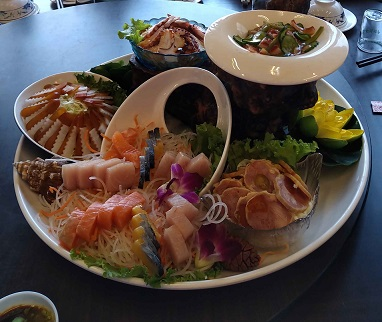
#> input picture pstp/jpg/picadd.jpg, 382 x 322 px, found by its file name
$ python 210327_encrpytion_04.py
#> lines starting #> are read from the running program, lines starting #| are printed output that depends on the picture
import numpy as np
import cv2

""" a = np.uint8(13) # 原始訊息
print('a=>', np.unpackbits(a))

x = np.uint8(111) # 加密⽤的鑰匙
print('x=>', np.unpackbits(x))

c = np.bitwise_xor(a, x) # 加密後的結果
print('c=>', np.unpackbits(c))
d = np.bitwise_xor(c, x) # 透過key再還原回來
print('d=>', np.unpackbits(d))
 """

pic=cv2.imread("picadd.jpg",-1)
#> pic is the input picture: shape (322, 382, 3); mean B, G, R 71, 75.3, 85.8
key=np.random.randint(0,256,size=pic.shape,dtype=np.uint8)
encryption=cv2.bitwise_xor(pic,key)
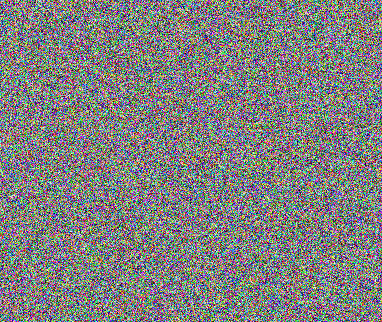
#> encryption: shape (322, 382, 3); mean B, G, R 127.2, 127.8, 127.6
decryption=cv2.bitwise_xor(encryption,key)
cv2.imshow("encryption",pic)
cv2.imshow("key",key)
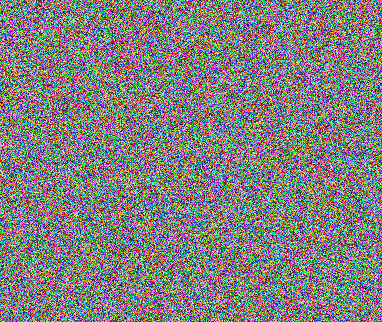
#> window 'key': shape (322, 382, 3); mean B, G, R 127, 127.5, 127.5
cv2.imshow("encryption",encryption)
cv2.imshow("decryption",decryption)
cv2.waitKey()
cv2.destroyAllWindows()

$ run again, with pstp/jpg/LDA_PRESENT.jpg copied over pstp/jpg/picadd.jpg
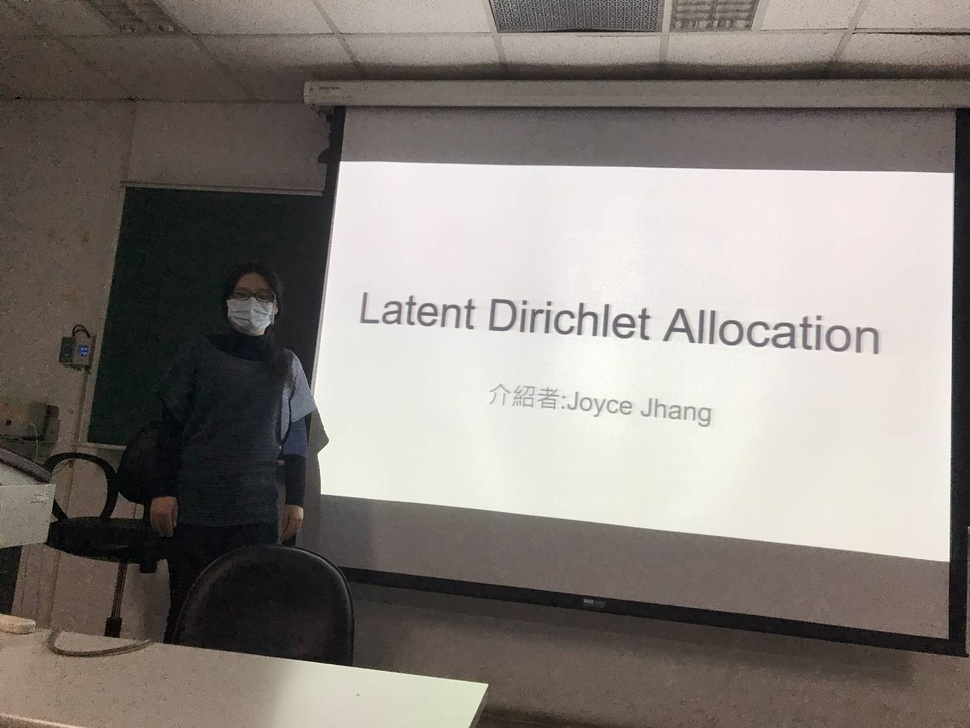
#> input picture pstp/jpg/LDA_PRESENT.jpg, 970 x 728 px, shrunk from 1477 x 1108 before the run, found by its file name
#> pic is the input picture: shape (728, 970, 3); mean B, G, R 123.3, 128.1, 134.4
#> `encryption=cv2.bitwise_xor(pic,key)`:
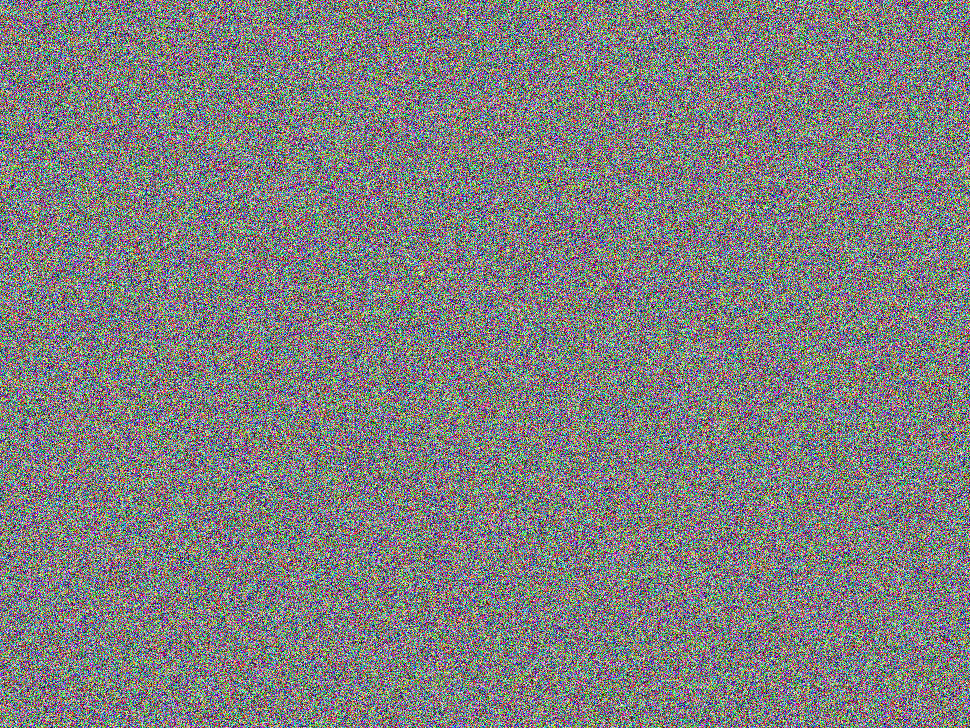
#> encryption: shape (728, 970, 3); mean B, G, R 127.4, 127.5, 127.4
#> `cv2.imshow("key",key)`:
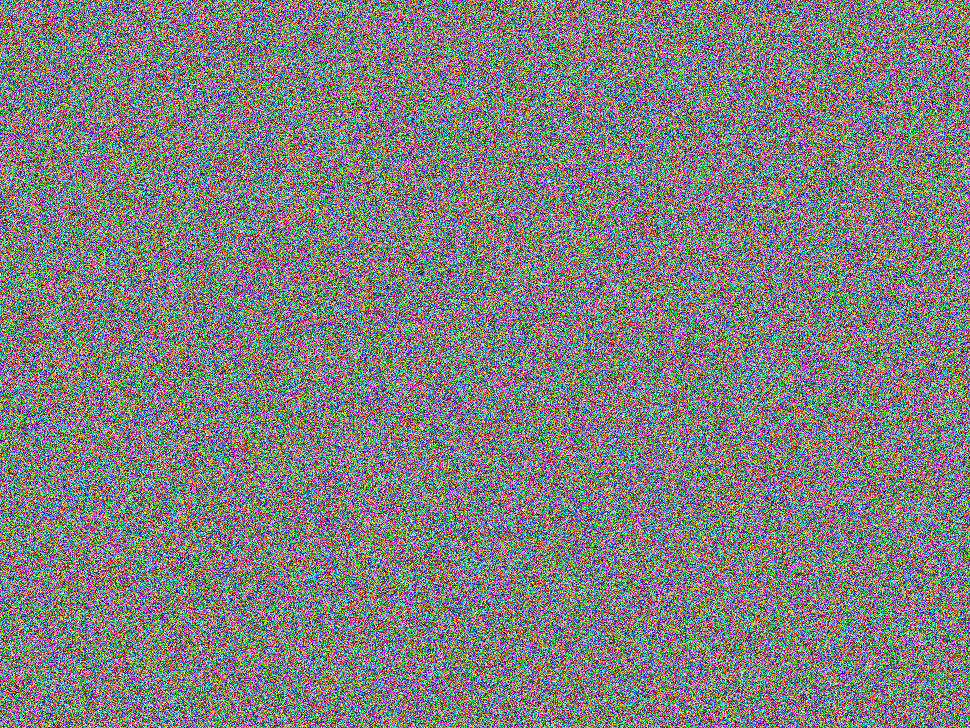
#> window 'key': shape (728, 970, 3); mean B, G, R 127.4, 127.5, 127.5

$ run again, with pstp/jpg/buleconnet2.jpg copied over pstp/jpg/picadd.jpg
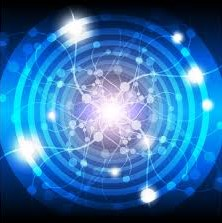
#> input picture pstp/jpg/buleconnet2.jpg, 222 x 223 px, found by its file name
#> pic is the input picture: shape (223, 222, 3); mean B, G, R 166.8, 112, 51.3
#> `encryption=cv2.bitwise_xor(pic,key)`:
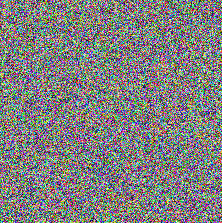
#> encryption: shape (223, 222, 3); mean B, G, R 127.1, 127.4, 127.9
#> `cv2.imshow("key",key)`:
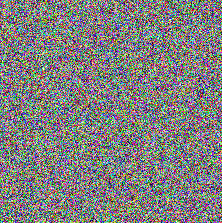
#> window 'key': shape (223, 222, 3); mean B, G, R 126.6, 127.3, 127.9

$ run again, with pstp/jpg/opencv01.jpg copied over pstp/jpg/picadd.jpg
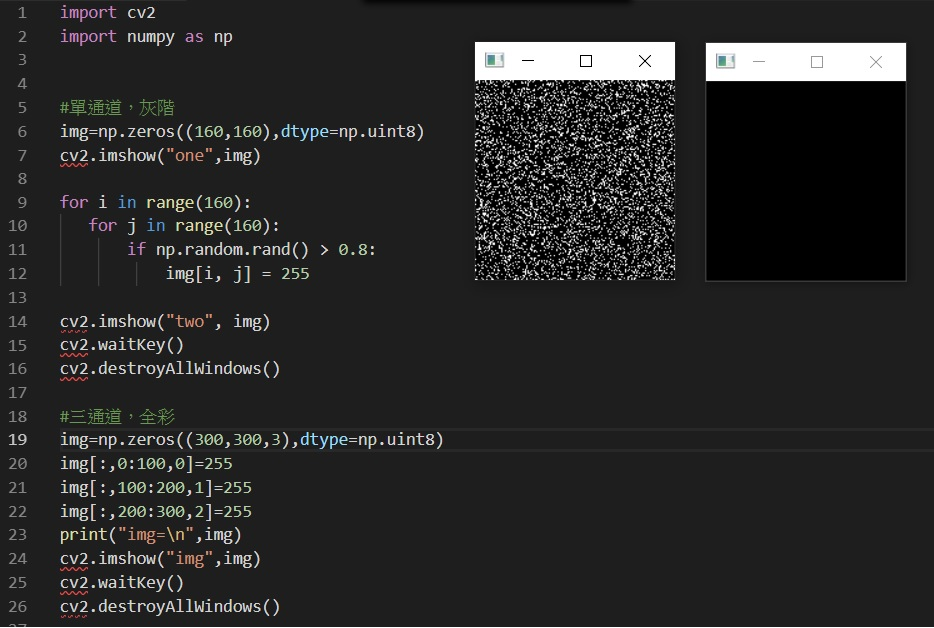
#> input picture pstp/jpg/opencv01.jpg, 934 x 628 px, found by its file name
#> pic is the input picture: shape (628, 934, 3); mean B, G, R 39.6, 39.8, 39.8
#> `encryption=cv2.bitwise_xor(pic,key)`:
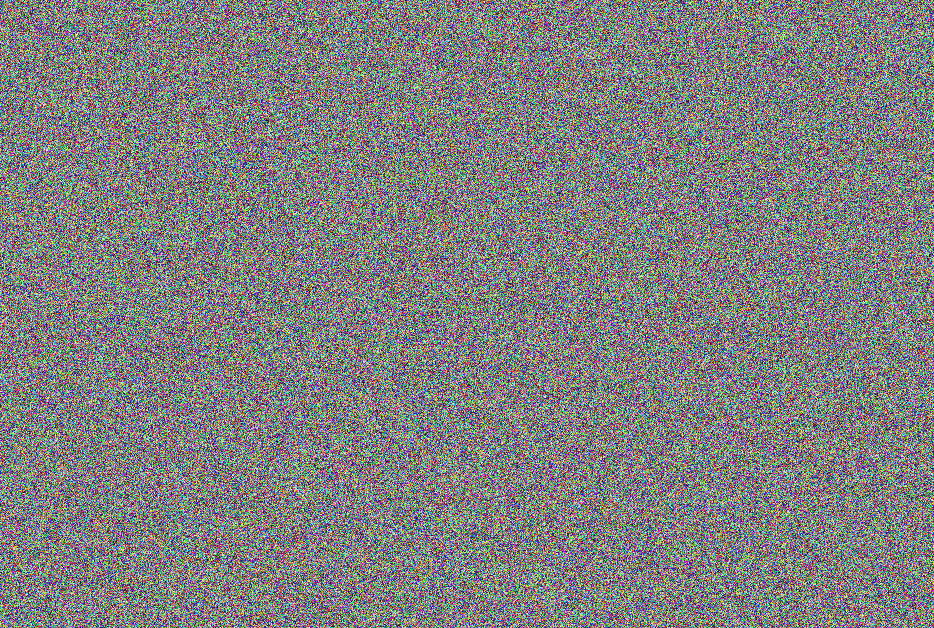
#> encryption: shape (628, 934, 3); mean B, G, R 127.5, 127.6, 127.6
#> `cv2.imshow("key",key)`:
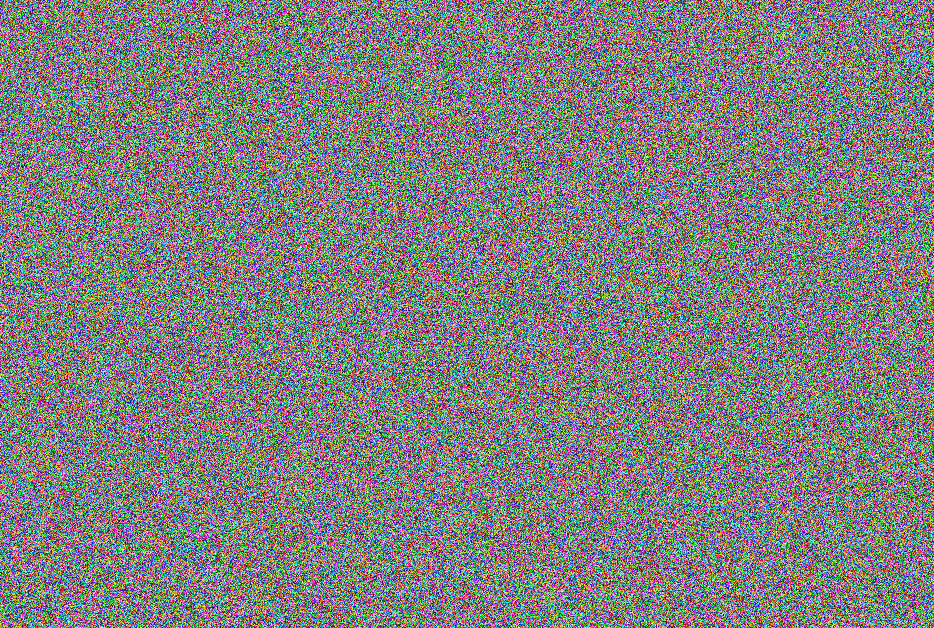
#> window 'key': shape (628, 934, 3); mean B, G, R 127.5, 127.6, 127.6
